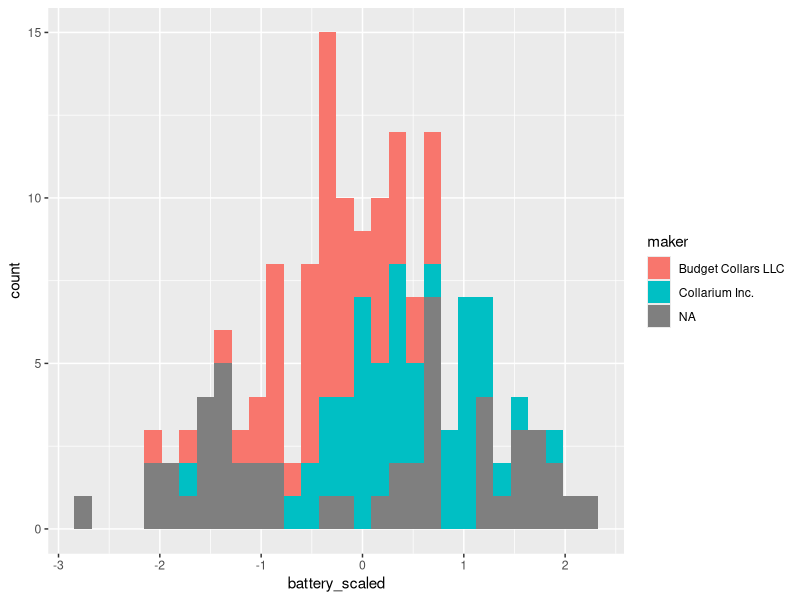

R code for this plot:
## ---- chunk 1
#| include: false
knitr::opts_chunk$set(echo = TRUE)
## ---- chunk 2
#| message: false
#| warning: false
# Write your code here

## ---- chunk 3
#| message: false
#| warning: false
library(tidyverse)
full_collars <- read_csv("data/all_collar_data.csv")
## ---- chunk 4
# standardize the data and remove unnecessary data

# start with the full data set
knn_data <- full_collars %>%
  # mutate the battery and signal columns to be scaled
  mutate(battery_scaled = scale(battery_life),
         signal_scaled = scale(signal_distance)) %>%
  # remove columns we aren't using anymore
  dplyr::select(-battery_life, -signal_distance, -fail:-weight) %>% 
  # make the maker column a factor (categorical)
  mutate(maker = as.factor(maker))

## ---- chunk 5
knn_data %>% 
  summarise(mean_bat = mean(battery_scaled),
            sd_bat = sd(battery_scaled))

ggplot(knn_data, aes(battery_scaled, fill = maker)) +
  geom_histogram()
## ---- chunk 6
# we also need to remove the collar_id labels
collars_to_label <- knn_data %>%
  filter(is.na(maker))

# we need to save the collar ids before removing them
unknown_collar_ids <- collars_to_label %>% dplyr::select(collar_id)
collars_to_label <- collars_to_label %>% dplyr::select(-maker, -collar_id)

labeled_collars <- knn_data %>%
  filter(!is.na(maker)) %>% 
  select(-collar_id)

## ---- chunk 7
# randomly choose 30 out of the 100 collars to be our test data
# we will train the model with the other 70 collars, then test how well that model does using the 30 collars we held back
# because we know the actual makers of those 30 collars, we will know if our model made any mistakes

# since randomly choosing, we will use set.seed() to make sure everyone is getting the same values
set.seed(411)

# randomly select 30 row positions (70%) to pull out
rows_to_pull <- sample(1:100, 30)
rows_to_pull

training <- labeled_collars[-rows_to_pull, ] # remove test data from labeled collars
testing <- labeled_collars[rows_to_pull, ] # pull out the 30 rows for testing

## ---- chunk 8
#| message: false
#| warning: false
#loading package to do knn
library(caret)

# set seed again
# training the model and finding the best k value
set.seed(411)
knn_training_model <- train(maker ~ ., data = training, method = "knn")
knn_training_model # best k value is 5
## ---- chunk 9
# making predictions with the test data
knn_predict_test <- predict(knn_training_model, testing)
confusionMatrix(knn_predict_test, testing$maker) # no mistakes!
## ---- chunk 10
# making predictions for the collars without makers
knn_predict <- predict(knn_training_model, collars_to_label)
knn_predict
table(knn_predict)
## ---- chunk 11
# let's bind the columns together
new_labels <- bind_cols(unknown_collar_ids, knn_predict)
new_labels
